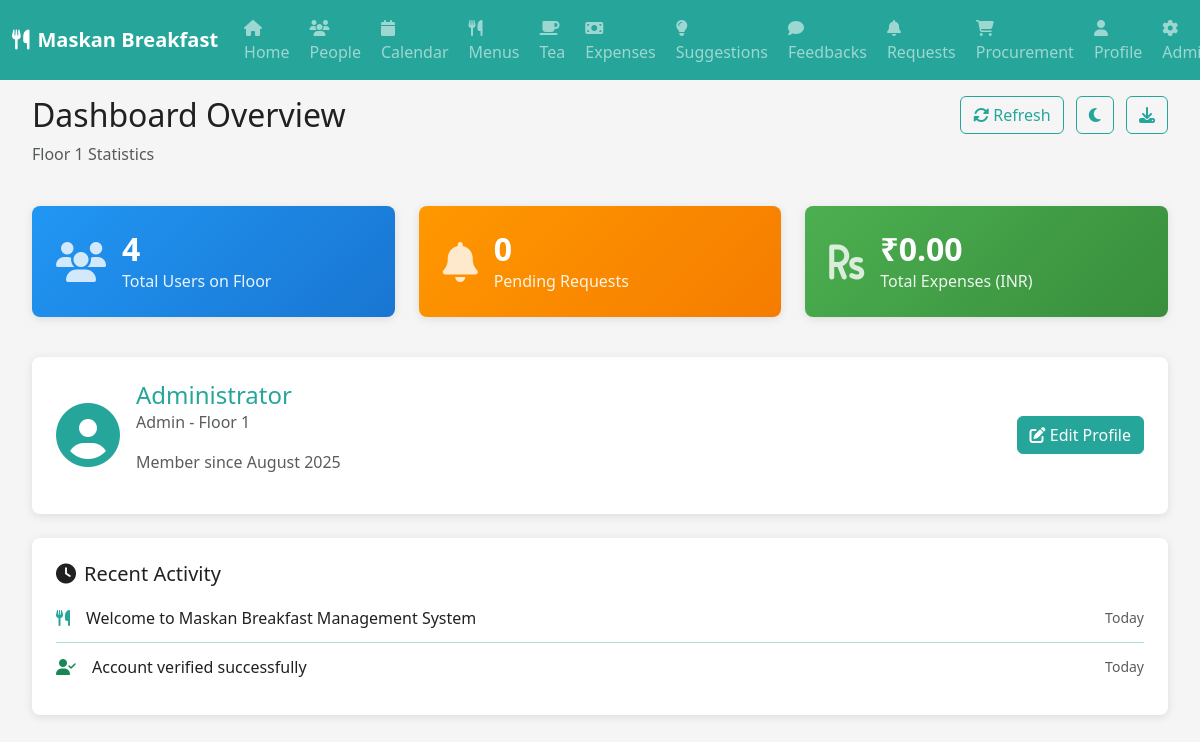
Screenshot of /home (signed in) with the database file from the repository.
### models.py (models this page shows)
class User(db.Model):
    id = db.Column(db.Integer, primary_key=True)
    username = db.Column(db.String(64), unique=True, nullable=True)
    email = db.Column(db.String(120), unique=True, nullable=False)
    password_hash = db.Column(db.String(256))
    role = db.Column(db.String(20), nullable=False)
    floor = db.Column(db.Integer, nullable=True)
    is_verified = db.Column(db.Boolean, default=False)
    created_at = db.Column(db.DateTime, default=datetime.utcnow)
    updated_at = db.Column(db.DateTime, default=datetime.utcnow, onupdate=datetime.utcnow)

### routes.py (the view)
@app.route('/home')
def home():
    if 'user_id' not in session:
        return redirect(url_for('login'))
    user = User.query.get(session['user_id'])
    stats = {
        'user_count': User.query.filter_by(floor=user.floor).count(),
        'pending_requests': Request.query.filter_by(floor=user.floor, status='pending').count(),
        'weekly_expenses': sum([e.amount for e in Expense.query.filter_by(floor=user.floor).all()])
    }
    return render_template('home.html', user=user, stats=stats)

### routes.py (called while the page is built)
@app.context_processor
def inject_user():
    if 'user_id' in session:
        user = User.query.get(session['user_id'])
        return dict(current_user=user)
    return dict(current_user=None)

### templates/home.html (shortened to what this page needs)
{% extends "base.html" %}
{% block content %}
<div class="container-fluid">
    <div class="row mb-4">
        <div class="col-md-6">
            <h2>Dashboard Overview</h2>
            <p class="text-muted">Floor {{ user.floor }} Statistics</p>
        </div>
        <div class="col-md-6 text-end">
            <button class="btn btn-outline-teal me-2" onclick="refreshData()">
                <i class="fas fa-sync-alt"></i> Refresh
            </button>
            <button class="btn btn-outline-teal me-2" onclick="toggleTheme()">
                <i class="fas fa-moon" id="themeIcon"></i>
            </button>
            <button class="btn btn-outline-teal" onclick="downloadApp()" title="Download App">
                <i class="fas fa-download"></i>
            </button>
        </div>
    </div>
    <div class="row mb-4">
        <div class="col-md-4">
            <div class="stat-card bg-primary">
                <div class="stat-icon">
                    <i class="fas fa-users"></i>
                </div>
                <div class="stat-content">
                    <h3>{{ stats.user_count }}</h3>
                    <p>Total Users on Floor</p>
                </div>
            </div>
        </div>
        <div class="col-md-4">
            <div class="stat-card bg-warning">
                <div class="stat-icon">
                    <i class="fas fa-bell"></i>
                </div>
                <div class="stat-content">
                    <h3>{{ stats.pending_requests }}</h3>
                    <p>Pending Requests</p>
                </div>
            </div>
        </div>
        <div class="col-md-4">
            <div class="stat-card bg-success">
                <div class="stat-icon">
                    <i class="fas fa-rupee-sign"></i>
                </div>
                <div class="stat-content">
                    <h3>₹{{ "%.2f"|format(stats.weekly_expenses) }}</h3>
                    <p>Total Expenses (INR)</p>
                </div>
            </div>
        </div>
    </div>
    <div class="row mb-4">
        <div class="col-md-12">
            <div class="profile-card">
                <div class="profile-avatar">
                    <i class="fas fa-user-circle fa-4x"></i>
                </div>
                <div class="profile-info">
                    <h4>{{ user.username or user.email }}</h4>
                    <p class="text-muted">{{ user.role.title() }} - Floor {{ user.floor }}</p>
                    <p class="text-muted">Member since {{ user.created_at.strftime('%B %Y') if user.created_at else 'N/A' }}</p>
                </div>
                <div class="profile-actions">
                    <a href="{{ url_for('profile') }}" class="btn btn-teal">
                        <i class="fas fa-edit"></i> Edit Profile
                    </a>
                </div>
            </div>
        </div>
    </div>
    <div class="row">
        <div class="col-md-12">
            <div class="activity-card">
                <h5><i class="fas fa-clock me-2"></i>Recent Activity</h5>
                <div class="activity-list">
                    <div class="activity-item">
                        <i class="fas fa-utensils text-teal"></i>
                        <span>Welcome to Maskan Breakfast Management System</span>
                        <small class="text-muted">Today</small>
                    </div>
                    <div class="activity-item">
                        <i class="fas fa-user-check text-success"></i>
                        <span>Account verified successfully</span>
                        <small class="text-muted">Today</small>
                    </div>
                </div>
            </div>
        </div>
    </div>
</div>
{% endblock %}

### static/style.css (style rules this page uses)
:root { --teal-primary: #26A69A; --teal-dark: #00695C; --teal-light: #4DB6AC; --teal-lighter: #B2DFDB; --white: #FFFFFF; --light-gray: #F5F5F5; --gray: #9E9E9E; --dark-gray: #424242; --black: #212121; --success: #4CAF50; --warning: #FF9800; --danger: #F44336; --info: #2196F3; --shadow: 0 2px 10px rgba(0,0,0,0.1); --shadow-hover: 0 4px 20px rgba(0,0,0,0.15); --border-radius: 8px; --transition: all 0.3s ease; }
* { box-sizing: border-box; }
body { font-family: 'Segoe UI', Tahoma, Geneva, Verdana, sans-serif; background-color: var(--light-gray); color: var(--black); transition: var(--transition); }
.btn-teal { background-color: var(--teal-primary); border-color: var(--teal-primary); color: var(--white); transition: var(--transition); }
.btn-outline-teal { color: var(--teal-primary); border-color: var(--teal-primary); transition: var(--transition); }
.stat-card { background: var(--white); border-radius: var(--border-radius); padding: 1.5rem; box-shadow: var(--shadow); transition: var(--transition); display: flex; align-items: center; margin-bottom: 1rem; }
.stat-card.bg-primary { background: linear-gradient(135deg, var(--info), #1976D2) !important; color: var(--white); }
.stat-card.bg-success { background: linear-gradient(135deg, var(--success), #388E3C) !important; color: var(--white); }
.stat-card.bg-warning { background: linear-gradient(135deg, var(--warning), #F57C00) !important; color: var(--white); }
.stat-icon { font-size: 2.5rem; margin-right: 1rem; opacity: 0.8; }
.stat-content h3 { margin: 0; font-size: 2rem; font-weight: bold; }
.stat-content p { margin: 0; opacity: 0.9; }
.profile-card { background: var(--white); border-radius: var(--border-radius); padding: 1.5rem; box-shadow: var(--shadow); display: flex; align-items: center; }
.profile-avatar { margin-right: 1rem; color: var(--teal-primary); }
.profile-info { flex: 1; }
.profile-info h4 { margin: 0; color: var(--teal-primary); }
.profile-actions .btn { margin-left: 1rem; }
.activity-card { background: var(--white); border-radius: var(--border-radius); padding: 1.5rem; box-shadow: var(--shadow); }
.activity-item { display: flex; align-items: center; padding: 0.75rem 0; border-bottom: 1px solid var(--teal-lighter); }
.activity-item:last-child { border-bottom: none; }
.activity-item i { margin-right: 1rem; }
.activity-item span { flex: 1; }
.activity-item small { margin-left: 1rem; }
.card, .stat-card, .action-card { animation: fadeIn 0.5s ease-out; }
.text-teal { color: var(--teal-primary) !important; }

### rows the page displays
User: floor "1", username "Administrator", role "Admin", created_at "August 2025"

### other values shown
{{ stats.user_count }} "4"
{{ stats.pending_requests }} "0"
{{ "%.2f"|format(stats.weekly_expenses) }} "0.00"
